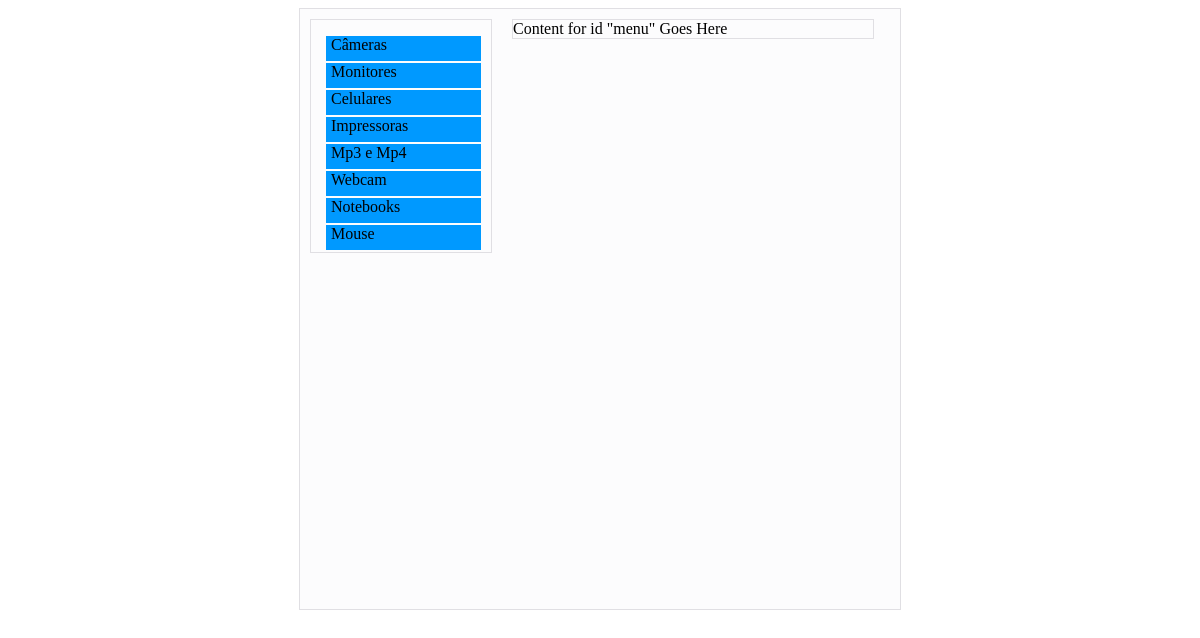
Page /ajax_index.php on the committed database.
### tables this page shows
CREATE TABLE IF NOT EXISTS `categorias` (
  `id` int(11) NOT NULL AUTO_INCREMENT,
  `nome` varchar(255) NOT NULL DEFAULT '',
  `imagem` varchar(255) DEFAULT NULL,
  `descricao` mediumtext NOT NULL,
  PRIMARY KEY (`id`),
  KEY `id` (`id`)
);

### ajax_index.php (the view, shortened to what this page needs)
<?php require_once('Connections/lojavirtual.php'); ?>
<?php
$query_categ = "SELECT * FROM categorias";
$categ = mysql_query($query_categ, $lojavirtual) or die(mysql_error());
$row_categ = mysql_fetch_assoc($categ);
?><!DOCTYPE html PUBLIC "-//W3C//DTD XHTML 1.0 Transitional//EN" "http://www.w3.org/TR/xhtml1/DTD/xhtml1-transitional.dtd">
<html xmlns="http://www.w3.org/1999/xhtml">
<head>
</head>
<body>
<div id="corpo">
  <div id="menu">
    <ul>
      <?php do { ?>
        <li onmouseover="envia(id_cat='<?php echo $row_categ['id']; ?>')"><?php echo $row_categ['nome']; ?></li>
        <?php } while ($row_categ = mysql_fetch_assoc($categ)); ?></ul>
  </div>
   <div id="conteudo">Content for  id "menu" Goes Here</div>
</div>
</body>
</html>

### ajax_index.php (style rules this page uses)
#corpo #menu { float: left; width: 180px; margin: 10px; border: 1px solid #E0DFE3; }
#corpo #conteudo { float: left; width: 360px; margin: 10px; border: 1px solid #E0DFE3; }
#corpo #menu li { margin-left: -25px; list-style-type: none; background-color: #0099FF; display: block; float: left; width: 150px; height: 25px; margin-bottom: 2px; padding-left: 5px; cursor: hand; }

### rows in the picture
categorias: nome "Câmeras"
categorias: nome "Monitores"
categorias: nome "Celulares"
categorias: nome "Impressoras"
categorias: nome "Mp3 e Mp4"
categorias: nome "Webcam"
categorias: nome "Notebooks"
categorias: nome "Mouse"
